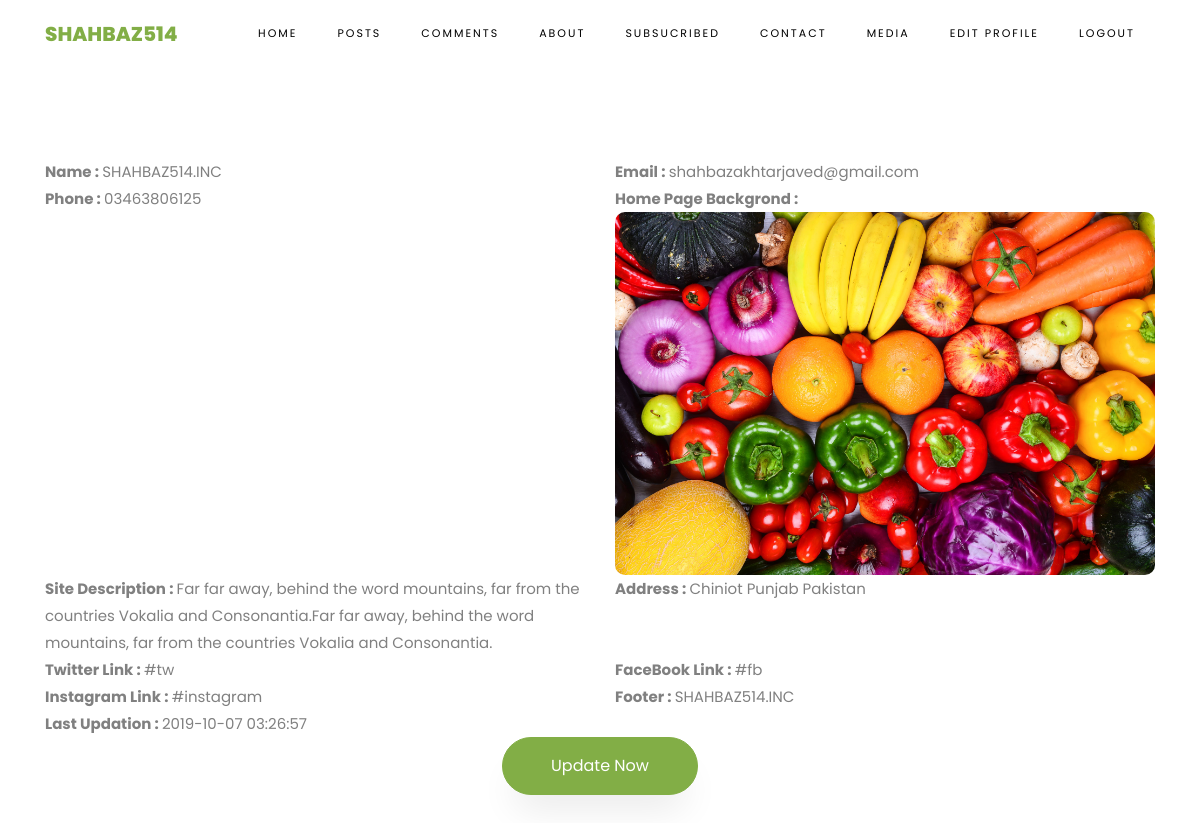
/admin/index.php (signed in), run on the app's committed database.
### tables this page shows
CREATE TABLE `site` (
  `id` int(11) NOT NULL,
  `name` text NOT NULL,
  `email` text NOT NULL,
  `phone` text NOT NULL,
  `bg_home` text NOT NULL,
  `site_desc` text NOT NULL,
  `address` text NOT NULL,
  `tw` text NOT NULL,
  `fb` text NOT NULL,
  `instagram` text NOT NULL,
  `footer_text` text NOT NULL,
  `date` timestamp NOT NULL DEFAULT CURRENT_TIMESTAMP ON UPDATE CURRENT_TIMESTAMP
);

### admin/index.php (the view, shortened to what this page needs)
<?php
  include '../db/db.php';
  include 'inc/header.php';
?>
    <section class="ftco-section ftco-degree-bg">
      	<div class="container">
        	<div class="row">
<?php
$site_sql = "SELECT * FROM site WHERE id = '1'";
$run_site = mysqli_query($db,$site_sql);
$row_site = mysqli_fetch_array($run_site);
?>
	          	<div class="col-sm-6 ftco-animate">
	          		<b>Name : </b> <?php echo $row_site['name']; ?>
	          	</div>
	          	<div class="col-sm-6 ftco-animate">
	          		<b>Email : </b> <?php echo $row_site['email']; ?>
	          	</div>
	          	<div class="col-sm-6 ftco-animate">
	          		<b>Phone : </b> <?php echo $row_site['phone']; ?>
	          	</div>
	          	<div class="col-sm-6 ftco-animate">
	          		<b>Home Page Backgrond : </b> <img style="width: 100%; border-radius: 10px;" src="../images/<?php echo $row_site['bg_home']; ?>">
	          	</div>
	          	<div class="col-sm-6 ftco-animate">
	          		<b>Site Description : </b> <?php echo $row_site['site_desc']; ?>
	          	</div>
	          	<div class="col-sm-6 ftco-animate">
	          		<b>Address : </b> <?php echo $row_site['address']; ?>
	          	</div>
	          	<div class="col-sm-6 ftco-animate">
	          		<b>Twitter Link : </b><?php echo $row_site['tw']; ?>
	          	</div>
	          	<div class="col-sm-6 ftco-animate">
	          		<b>FaceBook Link :  </b><?php echo $row_site['fb']; ?>
	          	</div>
	          	<div class="col-sm-6 ftco-animate">
	          		<b>Instagram Link : </b><?php echo $row_site['instagram']; ?>
	          	</div>
	          	<div class="col-sm-6 ftco-animate">
	          		<b>Footer : </b><?php echo $row_site['footer_text']; ?>
	          	</div>
	          	<div class="col-sm-6 ftco-animate">
	          		<b>Last Updation : </b><?php echo $row_site['date']; ?>
	          	</div>
	          	<div class="col-sm-12 ftco-animate">
	          		<center>
	          			<a href="edit-site.php?edit=<?php echo(1) ?>" class="btn btn-primary py-3 px-5">
	          				Update Now
	          			</a>
	          		</center>
	          	</div>
	        </div>
      	</div>
  	</section>
<?php
  include 'inc/footer.php';
?>

### data on the page
site: name "SHAHBAZ514.INC", email "shahbazakhtarjaved@gmail.com", phone "03463806125", bg_home (picture), site_desc "Far far away, behind the word mountains, far from the countries Vokalia and Consonantia.Far far away, behind the word mountains, far from the countries Vokalia and Consonantia.", address "Chiniot Punjab Pakistan", tw "#tw", fb "#fb", instagram "#instagram", footer_text "SHAHBAZ514.INC", date "2019-10-07 03:26:57"
